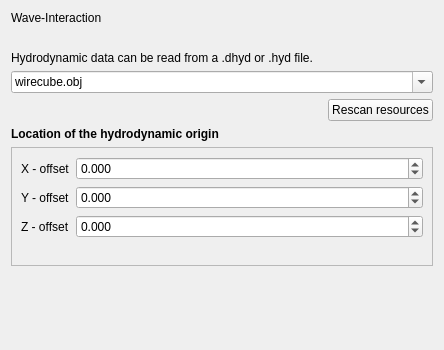
<?xml version="1.0" encoding="UTF-8"?>
<ui version="4.0">
 <class>widget_waveinteraction</class>
 <widget class="QWidget" name="widget_waveinteraction">
  <property name="geometry">
   <rect>
    <x>0</x>
    <y>0</y>
    <width>444</width>
    <height>350</height>
   </rect>
  </property>
  <property name="windowTitle">
   <string>Form</string>
  </property>
  <property name="locale">
   <locale language="English" country="UnitedStates"/>
  </property>
  <layout class="QVBoxLayout" name="verticalLayout">
   <item>
    <widget class="QLabel" name="label_12">
     <property name="text">
      <string>&lt;html&gt;&lt;head/&gt;&lt;body&gt;&lt;p&gt;Wave-Interaction&lt;/p&gt;&lt;p&gt;&lt;br/&gt;Hydrodynamic data can be read from a .dhyd or .hyd file.&lt;/p&gt;&lt;/body&gt;&lt;/html&gt;</string>
     </property>
     <property name="wordWrap">
      <bool>true</bool>
     </property>
    </widget>
   </item>
   <item>
    <widget class="QComboBox" name="comboBox">
     <property name="editable">
      <bool>true</bool>
     </property>
     <item>
      <property name="text">
       <string>wirecube.obj</string>
      </property>
     </item>
    </widget>
   </item>
   <item>
    <widget class="QWidget" name="widget" native="true">
     <layout class="QHBoxLayout" name="horizontalLayout">
      <property name="spacing">
       <number>0</number>
      </property>
      <property name="leftMargin">
       <number>0</number>
      </property>
      <property name="topMargin">
       <number>0</number>
      </property>
      <property name="rightMargin">
       <number>0</number>
      </property>
      <property name="bottomMargin">
       <number>0</number>
      </property>
      <item>
       <spacer name="horizontalSpacer">
        <property name="orientation">
         <enum>Qt::Horizontal</enum>
        </property>
        <property name="sizeHint" stdset="0">
         <size>
          <width>361</width>
          <height>20</height>
         </size>
        </property>
       </spacer>
      </item>
      <item>
       <widget class="QPushButton" name="pbRescan">
        <property name="text">
         <string>Rescan resources</string>
        </property>
       </widget>
      </item>
     </layout>
    </widget>
   </item>
   <item>
    <widget class="QLabel" name="label_7">
     <property name="text">
      <string>&lt;html&gt;&lt;head/&gt;&lt;body&gt;&lt;p&gt;&lt;span style=&quot; font-weight:600;&quot;&gt;Location of the hydrodynamic origin&lt;/span&gt;&lt;/p&gt;&lt;/body&gt;&lt;/html&gt;</string>
     </property>
     <property name="wordWrap">
      <bool>true</bool>
     </property>
    </widget>
   </item>
   <item>
    <widget class="QFrame" name="frame">
     <property name="sizePolicy">
      <sizepolicy hsizetype="Preferred" vsizetype="Fixed">
       <horstretch>0</horstretch>
       <verstretch>0</verstretch>
      </sizepolicy>
     </property>
     <property name="frameShape">
      <enum>QFrame::StyledPanel</enum>
     </property>
     <property name="frameShadow">
      <enum>QFrame::Raised</enum>
     </property>
     <layout class="QFormLayout" name="formLayout">
      <item row="0" column="0">
       <widget class="QLabel" name="label">
        <property name="text">
         <string>X - offset</string>
        </property>
       </widget>
      </item>
      <item row="0" column="1">
       <widget class="QDoubleSpinBox" name="doubleSpinBox_1">
        <property name="sizePolicy">
         <sizepolicy hsizetype="Preferred" vsizetype="Fixed">
          <horstretch>0</horstretch>
          <verstretch>0</verstretch>
         </sizepolicy>
        </property>
        <property name="decimals">
         <number>3</number>
        </property>
        <property name="minimum">
         <double>-999999999999.000000000000000</double>
        </property>
        <property name="maximum">
         <double>99999999999999.000000000000000</double>
        </property>
       </widget>
      </item>
      <item row="1" column="0">
       <widget class="QLabel" name="label_2">
        <property name="text">
         <string>Y - offset</string>
        </property>
       </widget>
      </item>
      <item row="1" column="1">
       <widget class="QDoubleSpinBox" name="doubleSpinBox_2">
        <property name="sizePolicy">
         <sizepolicy hsizetype="Preferred" vsizetype="Fixed">
          <horstretch>0</horstretch>
          <verstretch>0</verstretch>
         </sizepolicy>
        </property>
        <property name="decimals">
         <number>3</number>
        </property>
        <property name="minimum">
         <double>-999999999999.000000000000000</double>
        </property>
        <property name="maximum">
         <double>99999999999999.000000000000000</double>
        </property>
       </widget>
      </item>
      <item row="2" column="0">
       <widget class="QLabel" name="label_3">
        <property name="text">
         <string>Z - offset</string>
        </property>
       </widget>
      </item>
      <item row="2" column="1">
       <widget class="QDoubleSpinBox" name="doubleSpinBox_3">
        <property name="sizePolicy">
         <sizepolicy hsizetype="Preferred" vsizetype="Fixed">
          <horstretch>0</horstretch>
          <verstretch>0</verstretch>
         </sizepolicy>
        </property>
        <property name="decimals">
         <number>3</number>
        </property>
        <property name="minimum">
         <double>-999999999999.000000000000000</double>
        </property>
        <property name="maximum">
         <double>99999999999999.000000000000000</double>
        </property>
       </widget>
      </item>
      <item row="3" column="0">
       <widget class="QFrame" name="frame_2">
        <property name="frameShape">
         <enum>QFrame::HLine</enum>
        </property>
        <property name="frameShadow">
         <enum>QFrame::Raised</enum>
        </property>
       </widget>
      </item>
      <item row="4" column="0">
       <widget class="QFrame" name="frame_6">
        <property name="frameShape">
         <enum>QFrame::HLine</enum>
        </property>
        <property name="frameShadow">
         <enum>QFrame::Raised</enum>
        </property>
       </widget>
      </item>
     </layout>
    </widget>
   </item>
   <item>
    <spacer name="verticalSpacer">
     <property name="orientation">
      <enum>Qt::Vertical</enum>
     </property>
     <property name="sizeHint" stdset="0">
      <size>
       <width>20</width>
       <height>163</height>
      </size>
     </property>
    </spacer>
   </item>
  </layout>
 </widget>
 <resources/>
 <connections/>
</ui>
